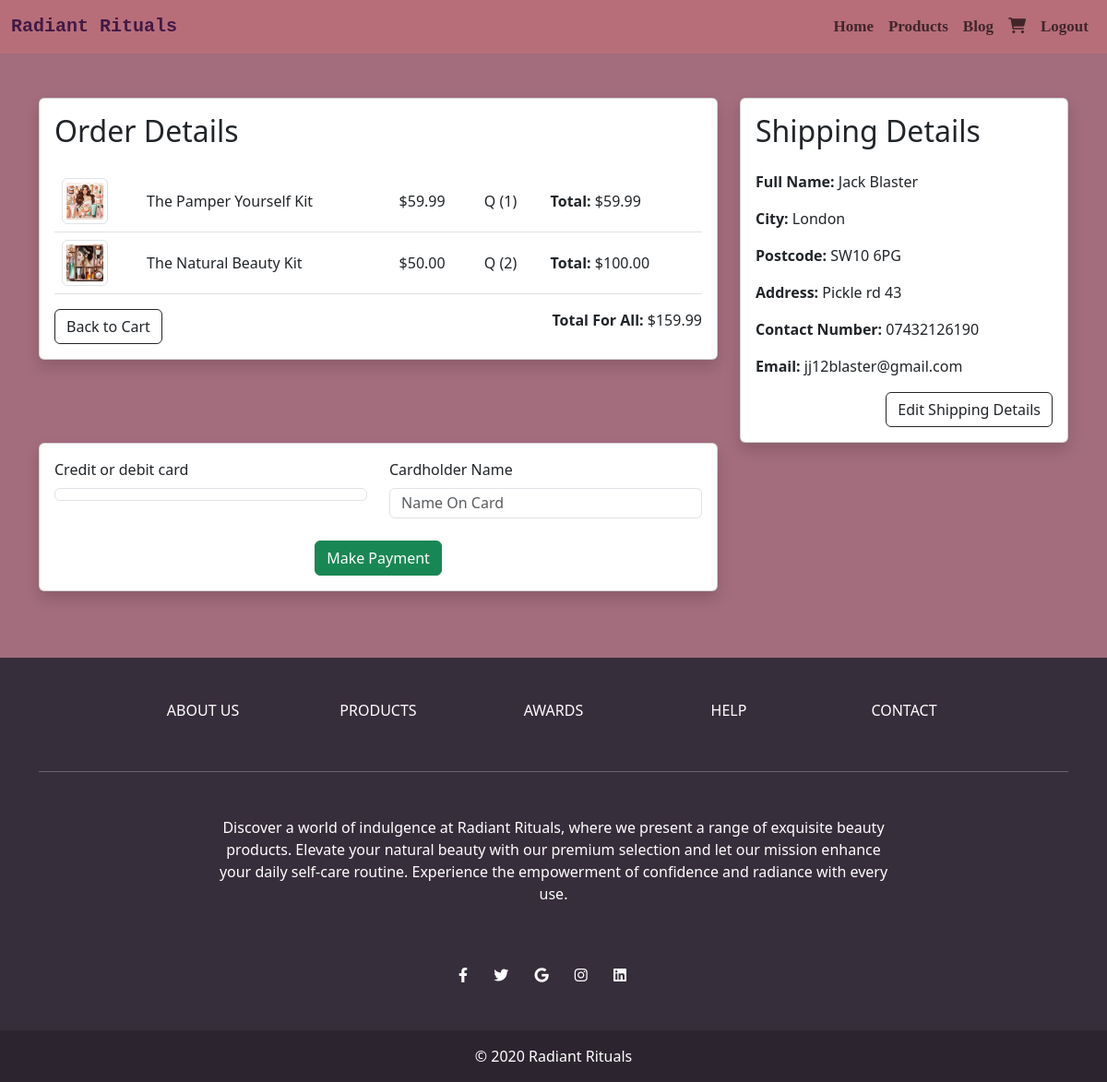
Page /products/checkout/ (signed in) on the earlier database version.
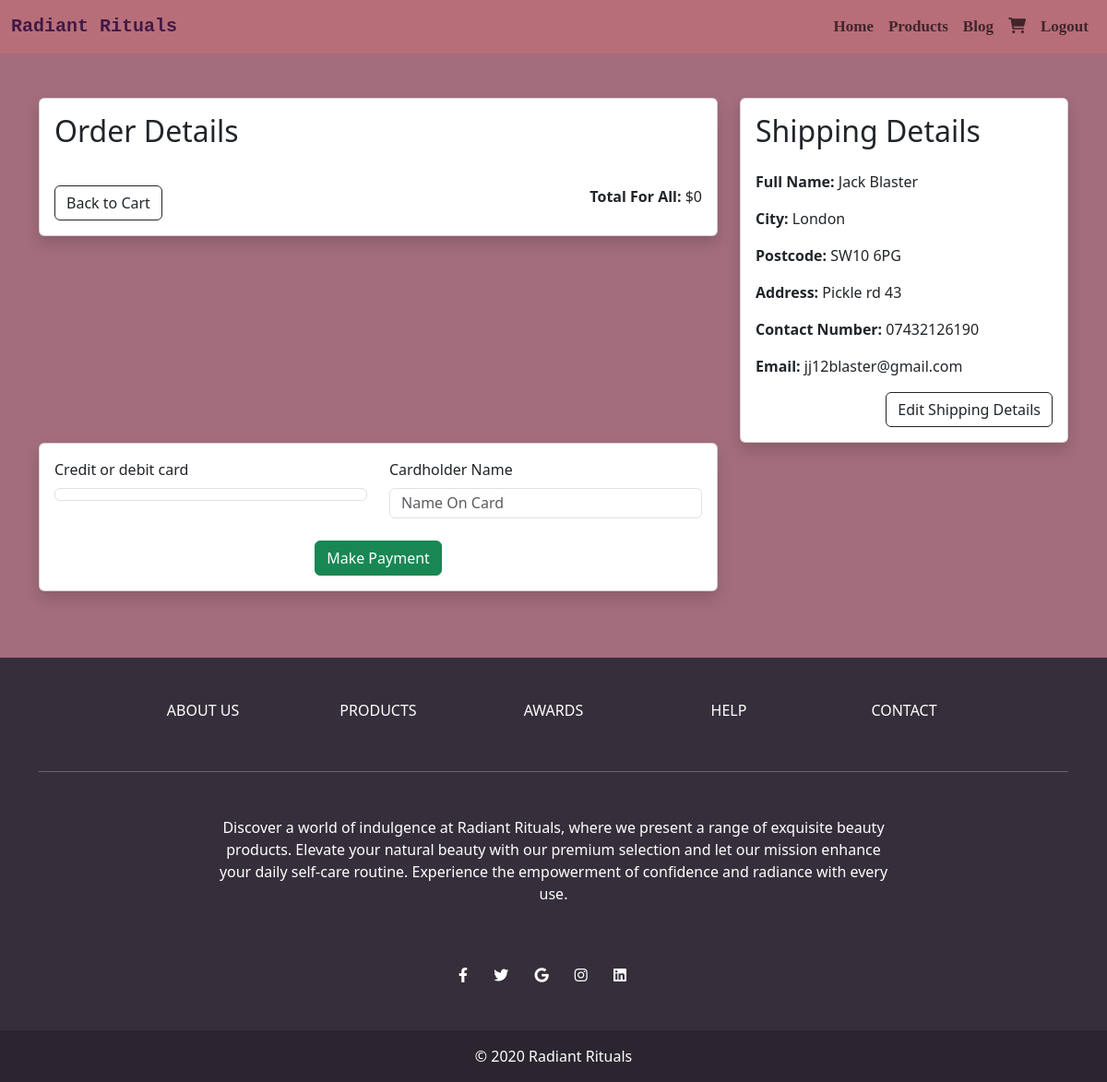
Same page on the later database version.
### products/models.py (models this page shows)
class Product(models.Model):
    GENDER_CHOICES = (
        ('Male', 'Male'),
        ('Female', 'Female'),
        ('Unisex', 'Unisex'),
    )
    CATEGORY_CHOICES = (
        ('Haircare', 'Haircare'),
        ('Skincare', 'Skincare'),
        ('Bodycare', 'Bodycare'),
        ('Fragrance', 'Fragrance'),
        ('Beauty Boxes', 'Beauty Boxes'),
        ('Other', "Other"),
    )
    user = models.ForeignKey(User, on_delete=models.CASCADE, default=1)
    name = models.CharField(max_length=255)
    description = models.TextField()
    price = models.DecimalField(max_digits=10, decimal_places=2)
    image = models.ImageField(upload_to='product_images/')
    created_at = models.DateTimeField(auto_now_add=True)
    category = models.CharField(max_length=20, choices=CATEGORY_CHOICES, default='Other')
    gender = models.CharField(max_length=10, choices=GENDER_CHOICES, default="Unisex")
    quantity = models.IntegerField(default=1)

### products/views.py (the view, shortened to what this page needs)
# urls.py: path('checkout/', checkout, name='checkout'),
@login_required
def checkout(request):
    cart, created = Cart.objects.get_or_create(user=request.user)
    products = cart.products.all()
    for product in products:
        product.total_price = product.price * product.quantity
    total_price = sum(product.total_price for product in products)
    try:
        shipping_details = ShippingDetails.objects.get(user=request.user)
    except ShippingDetails.DoesNotExist:
        shipping_details = None
    context = {
        'cart': cart,
        'products': products,
        'total_price': total_price,
        'shipping_details': shipping_details,
        'STRIPE_PUBLIC_KEY': settings.STRIPE_PUBLIC_KEY,
    }
    intent = None
    context['client_secret'] = intent.client_secret if intent else None
    return render(request, 'products/checkout.html', context)

### products/templates/products/checkout.html (shortened to what this page needs)
{% extends 'base.html' %}
{% block content %}
  <div class="container mt-5">
    <div class="row">
      <div class="col-md-8 ">
        <div class="card shadow">
          <div class="card-body">
            <h2 class="card-title mb-4">Order Details</h2>
            <table class="table">
              <tbody>
                {% for product in products %}
                  <tr>
                    <td class="align-middle"><img src="{{ product.image.url }}" alt="{{ product.name }}" class="img-thumbnail" width="50"></td>
                    <td class="align-middle"><a class="nav-link" href="{% url 'product_detail' product_id=product.id %}">{{ product.name }}</a></td>
                    <td class="align-middle">${{ product.price }}</td>
                    <td class="align-middle">Q ({{ product.quantity }})</td>
                    <td class="align-middle"><strong>Total:</strong> ${{ product.total_price }}</td>
                  </tr>
                {% endfor %}
              </tbody>
            </table>
            <div class="row mt-3">
              <div class="col-md-6">
                <a href="{% url 'view_cart' %}" class="btn btn-outline-dark flex-shrink-0">Back to Cart</a>
              </div>
              <div class="col-md-6 text-md-end">
                <p class="mb-0"><strong>Total For All:</strong> ${{ total_price }}</p>
              </div>
            </div>
          </div>
        </div>
      </div>
      <div class="col-md-4">
        <div class="card shadow">
          <div class="card-body">
            <h2 class="card-title mb-4">Shipping Details</h2>
            {% if shipping_details %}
              <div class="mb-3">
                <strong>Full Name:</strong> {{ shipping_details.full_name }}
              </div>
              <div class="mb-3">
                <strong>City:</strong> {{ shipping_details.city }}
              </div>
              <div class="mb-3">
                <strong>Postcode:</strong> {{ shipping_details.postcode }}
              </div>
              <div class="mb-3">
                <strong>Address:</strong> {{ shipping_details.address }}
              </div>
              <div class="mb-3">
                <strong>Contact Number:</strong> {{ shipping_details.contact_number }}
              </div>
              <div class="mb-3">
                <strong>Email:</strong> {{ shipping_details.email }}
              </div>
              <div class="col-md-12 text-md-end">
                <a href="{% url 'edit_shipping_details' %}" class="btn btn-outline-dark">Edit Shipping Details</a>
              </div>
            {% else %}
              <p>No shipping details found.</p>
            {% endif %}
          </div>
        </div>
      </div>
      <div class="col-md-8 mb-4">
        <div class="card shadow">
          <div class="card-body">
            <form action="{% url 'checkout' %}" method="post" id="payment-form" data-secret="{{ client_secret }}">
              <div class="row">
                <div class="col-md-6">
                  <div class="form-group">
                    <label for="card-element" class="col-md-6" style="font-weight: 450;">Credit or debit card</label>
                    <div id="card-element" class="stripe-element form-control mt-2 mb-2"></div>
                  </div>
                </div>
                <div class="col-md-6">
                  <div class="form-group">
                    <label for="cardholder-name" class="col-md-6" style="font-weight: 450;">Cardholder Name</label>
                    <input type="text" id="cardholder-name" placeholder="Name On Card" class="form-control mt-2 mb-2 col-md-6" style="height: 33px;" required>
                  </div>
                </div>
              </div>
              <button id="submit-payment" class="btn btn-success btn-md btn-block d-block mx-auto mt-2">Make Payment</button>
            </form>
          </div>
        </div>
      </div>
    </div>
  </div>
{% endblock %}

Differences in the rows shown:
no longer on this page (row edited): Product: image (picture), name "The Pamper Yourself Kit", price "59.99", quantity "1", total_price "59.99"
no longer on this page (row edited): Product: image (picture), name "The Natural Beauty Kit", price "50.00", quantity "2", total_price "100.00"
Other differences:
{{ total_price }}: "159.99" → "0"
